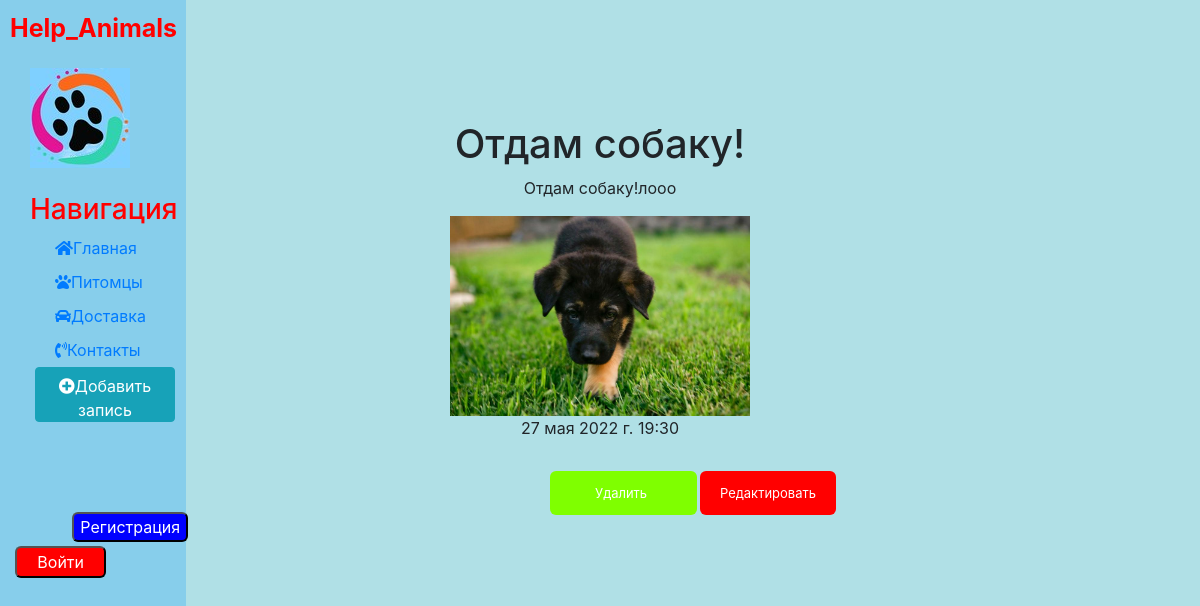
The page /animals/7/ on the database its author committed.
### help_a/models.py (models this page shows, shortened)
class Animals(models.Model):
    title = models.CharField(max_length=255, verbose_name='Заголовок')
    slug = models.SlugField(max_length=255, unique=True, db_index=True, verbose_name='URL')
    content = models.TextField(blank=True, verbose_name='Описание')
    photo = models.ImageField(upload_to="photos/%Y/%m/%d/", verbose_name='Фото')
    time_create = models.DateTimeField(auto_now_add=True, verbose_name='Время создания')
    time_update = models.DateTimeField(auto_now=True, verbose_name='Время изменения')
    published = models.BooleanField(default=True, verbose_name='Публикация')
    cat = models.ForeignKey('Category', on_delete=models.PROTECT, verbose_name='Категория')
    class Meta:
        verbose_name = 'Питомца'
        verbose_name_plural = 'Питомцы'

### help_a/views.py (the view)
# urls.py: path('animals/<int:pk>/', views.AddDetailView.as_view(), name='animals-detail'),
class AddDetailView(DetailView):
    model = Animals
    template_name = 'help_a/details_view.html'
    context_object_name = 'animals_d'

### help_a/templates/help_a/details_view.html (shortened to what this page needs)
{% extends "help_a/double.html" %}
{% block content %}
<div class="img_detail_view">
    <h1>{{ animals_d.title }}</h1>
    <p>{{ animals_d.content }}</p>
    <img  src='{{ animals_d.photo.url }}'>
    <p>{{ animals_d.time_create }}</p>
    <div class="button">
          <a href="{% url 'animals-delete' animals_d.id %}" class="btb btb-del">Удалить</a>
          <a href="{% url 'animals-update' animals_d.id %}" class="btb btb-add">Редактировать</a>
    </div>
</div>
{% endblock %}

### help_a/static/help_a/css/main.css (style rules this page uses)
body { background:#B0E0E6; }
main .img_detail_view img { width: 300px; display:block; margin:auto; }
main .img_detail_view h1 { text-align: center; }
main .img_detail_view p { text-align: center; }
main .img_detail_view { padding-top: 10% }
a.btb.btb-add { margin-left: 700px; padding-left: 10px; padding-right: 10px; color: #fff; background: #FF0000; padding: 14px 20px; border-radius: 6px; font-size: 13px; transition: transform .2s; }
a.btb.btb-del { bottom: -24px; position: relative; margin-left: 550px; color: #fff; background: #7FFF00; padding: 14px 20px; border-radius: 6px; font-size: 13px; transition: transform .2s; padding-right: 50px; padding-left: 45px; }

### rows shown on the page
Animals: title "Отдам собаку!", content "Отдам собаку!лооо", photo (picture), time_create "27 мая 2022 г. 19:30"
